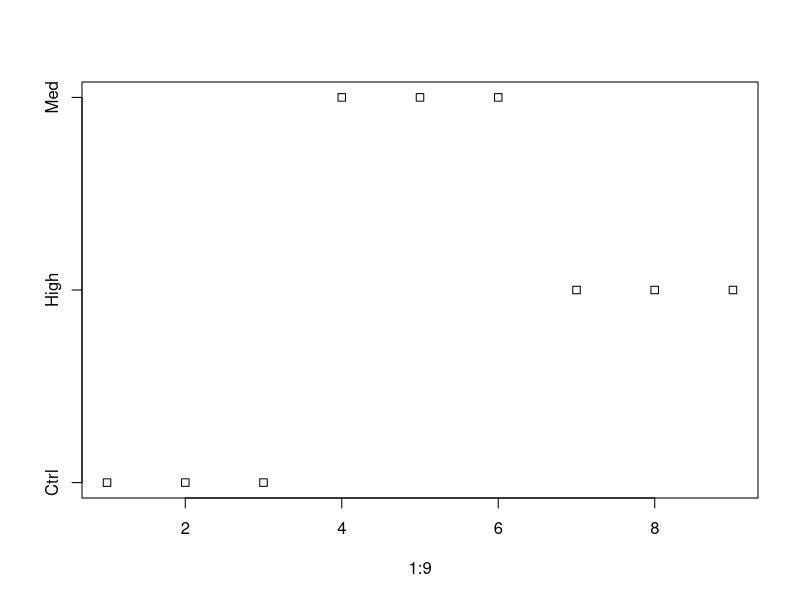

R code for this plot:
#Matrix multiplication, finding inverses of matrices
(M <- matrix(1:4, ncol=2, byrow=T))
(Minv <- solve(M))
M %*% Minv
Minv %*% M

#Factors
(Treatment <- factor(rep(c("Ctrl","Med","High"), each=3)))
stripchart(1:9~Treatment)

